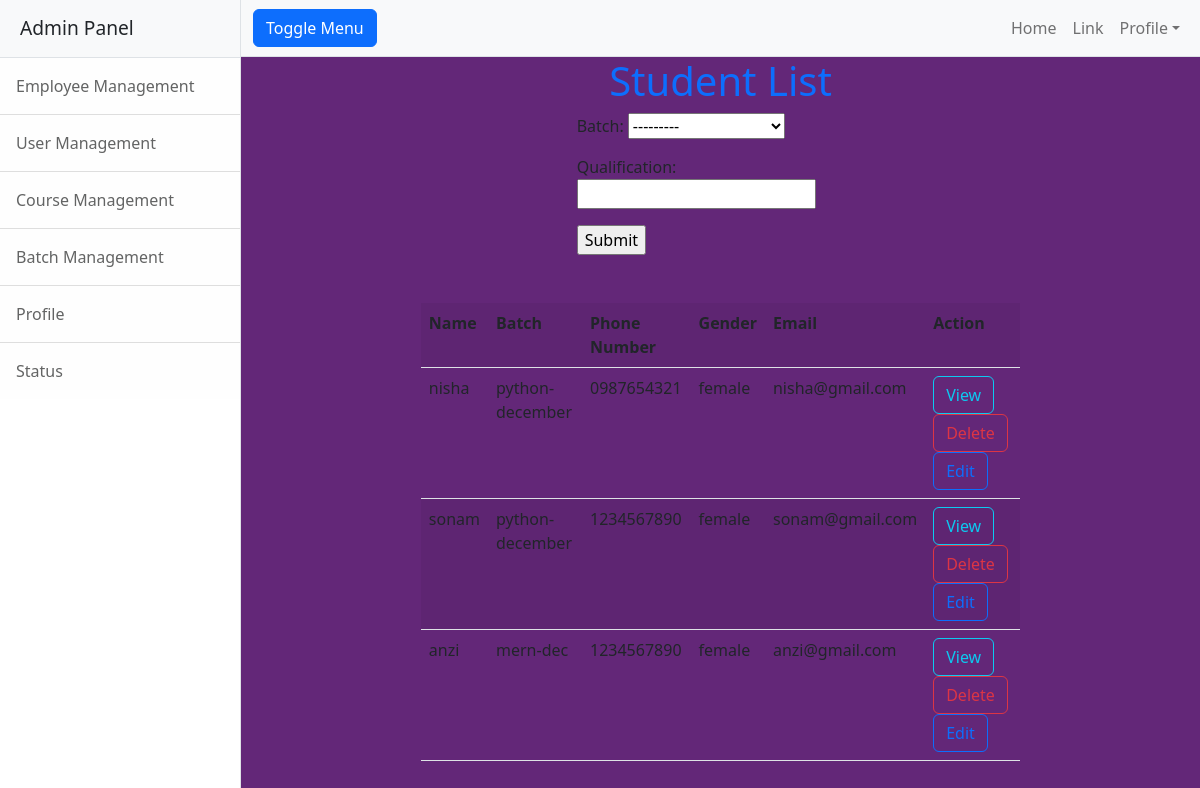
The app's page /student/all with its own data.
### emp/models.py (models this page shows)
class StudentProfile(models.Model):
    user=models.OneToOneField(MyUser,on_delete=models.CASCADE)
    batch=models.ForeignKey(Batches,on_delete=models.CASCADE)
    profile_pic=models.ImageField(upload_to="stud_image",null=True,blank=True)
    qualification=models.CharField(max_length=200)

class MyUser(AbstractUser):
    phone=models.CharField(max_length=20)
    options=(
       ( "hr","hr"),
       ("counsellor","counsellor"),
       ("faculty","faculty"),
       ("admin","admin"),
       ("student","student"),
       ("manager","manager"),
    )
    role=models.CharField(max_length=200,choices=options,default="admin")
    opt=(
        ("male","male"),
        ("female","female"),
        ("other","other"),
    )
    gender=models.CharField(max_length=120,choices=opt,default="male")

class Batches(models.Model):
    batch_name=models.CharField(max_length=200,unique=True)
    courses=models.ForeignKey(Courses,on_delete=models.CASCADE)
    options=(("yettobegin","yettobegin"),("ongoing","ongoing"),("completed","completed"))
    status=models.CharField(max_length=120,choices=options,default="yettobegin")
    start_date=models.DateField(null=True)
    end_date=models.DateField(null=True)
    def __str__(self):
        return self.batch_name

### emp/views.py (the view)
# urls.py: path('student/all',views.StudentListView.as_view(),name="student_all"),
class StudentListView(ListView):
    model=StudentProfile
    template_name='student_list.html'
    context_object_name="students"
    def get(self,request,*args,**kwargs):
        f = StudentFilter(request.GET, queryset=StudentProfile.objects.all())
        return render(request, 'student_list.html', {'filter': f})

### emp/templates/student_list.html (shortened to what this page needs)
{%extends 'base.html'%}
{%block body%}
<h1 class="text-center text-primary">Student List</h1>
<div class="container">
    <div class="row">
        <div class="col-4"></div>
        <div class="col-4">
<form action="" method="get">
    {{filter.form.as_p}}
    <input type="submit">
</form>
        </div>
        <div class="col-4"></div>
    </div>
</div>
<div class="container">
    <div class="row mt-5">
        <div class="col-2"></div>
        <div class="col-8">
            <table class="table table-striped">
                <tr>
                    <th>Name</th>
                    <th>Batch</th>
                    <th>Phone Number</th>
                    <th>Gender</th>
                    <th>Email</th>
                    <th>Action</th>
                </tr>
                {%for stud in filter.qs%}
                <tr>
                    <td>{{stud.user.first_name}}{{stud.user.last_name}} </td>
                    <td> {{stud.batch.batch_name}}</td>
                    <td>{{stud.user.phone}}</td>
                    <td>{{stud.user.gender}}</td>
                    <td> {{stud.user.email}}</td>
                    <td>
                        <a href=""class="btn btn-outline-info">View</a>
                        <a href=""class="btn btn-outline-danger">Delete</a>
                        <a href=""class="btn btn-outline-primary">Edit</a>
                    </td>
                </tr>
                {%endfor%}
            </table>
        </div>
        <div class="col-2"></div>
    </div>
</div>
{%endblock%}

### emp/templates/base.html (shortened to what this page needs)
<!DOCTYPE html>
{%load static%}
<html lang="en">
    <head>
        <link href="{%static 'css/styles.css'%}" rel="stylesheet" />
    </head>
    <body>
        <div class="d-flex" id="wrapper">
            <div class="border-end bg-white" id="sidebar-wrapper">
                <div class="sidebar-heading border-bottom bg-light">Admin Panel</div>
                <div class="list-group list-group-flush">
                    <a class="list-group-item list-group-item-action list-group-item-light p-3" href="{%url 'emp_home'%}">Employee Management</a>
                    <a class="list-group-item list-group-item-action list-group-item-light p-3" href="{%url 'userhome'%}">User Management</a>
                    <a class="list-group-item list-group-item-action list-group-item-light p-3" href="{%url 'course_list'%}">Course Management</a>
                    <a class="list-group-item list-group-item-action list-group-item-light p-3" href="#!">Batch Management</a>
                    <a class="list-group-item list-group-item-action list-group-item-light p-3" href="#!">Profile</a>
                    <a class="list-group-item list-group-item-action list-group-item-light p-3" href="#!">Status</a>
                </div>
            </div>
            <div id="page-content-wrapper">
                <nav class="navbar navbar-expand-lg navbar-light bg-light border-bottom">
                    <div class="container-fluid">
                        <button class="btn btn-primary" id="sidebarToggle">Toggle Menu</button>
                        <div class="collapse navbar-collapse" id="navbarSupportedContent">
                            <ul class="navbar-nav ms-auto mt-2 mt-lg-0">
                                <li class="nav-item active"><a class="nav-link" href="#!">Home</a></li>
                                <li class="nav-item"><a class="nav-link" href="#!">Link</a></li>
                                <li class="nav-item dropdown">
                                    <a class="nav-link dropdown-toggle" id="navbarDropdown" href="#" role="button" data-bs-toggle="dropdown" aria-haspopup="true" aria-expanded="false">Profile</a>
                                </li>
                            </ul>
                        </div>
                    </div>
                </nav>
                <div class="container-fluid">
                    {%block body%}
                    {%endblock%}
                </div>
            </div>
        </div>
    </body>
</html>

### records on screen
StudentProfile: user.first_name "nisha", batch.batch_name "python-december", user.phone "0987654321", user.gender "female", user.email "nisha@gmail.com"
StudentProfile: user.first_name "sonam", batch.batch_name "python-december", user.phone "1234567890", user.gender "female", user.email "sonam@gmail.com"
StudentProfile: user.first_name "anzi", batch.batch_name "mern-dec", user.phone "1234567890", user.gender "female", user.email "anzi@gmail.com"
